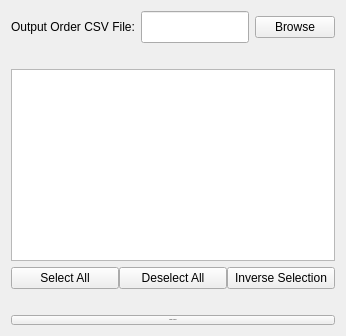
      <widget class="QWidget" name="analysis_tab">
       <attribute name="icon">
        <iconset resource="resources.qrc">
         <normaloff>:/images/resources/analyse.jpg</normaloff>:/images/resources/analyse.jpg</iconset>
       </attribute>
       <attribute name="title">
        <string>Analyse Order CSV File</string>
       </attribute>
       <layout class="QVBoxLayout" name="verticalLayout">
        <item>
         <layout class="QHBoxLayout" name="strategyModuleLayout_2">
          <item>
           <widget class="QLabel" name="outputcsv_label">
            <property name="text">
             <string>Output Order CSV File:</string>
            </property>
           </widget>
          </item>
          <item>
           <widget class="QLineEdit" name="output_csv_location">
            <property name="minimumSize">
             <size>
              <width>0</width>
              <height>32</height>
             </size>
            </property>
            <property name="maximumSize">
             <size>
              <width>16000</width>
              <height>32</height>
             </size>
            </property>
           </widget>
          </item>
          <item>
           <widget class="QPushButton" name="browse_outputcsv">
            <property name="enabled">
             <bool>true</bool>
            </property>
            <property name="minimumSize">
             <size>
              <width>0</width>
              <height>0</height>
             </size>
            </property>
            <property name="toolTip">
             <string>Click here to browse for an output order CSV file</string>
            </property>
            <property name="styleSheet">
             <string notr="true"/>
            </property>
            <property name="text">
             <string>Browse</string>
            </property>
            <property name="icon">
             <iconset resource="resources.qrc">
              <normaloff>:/images/resources/file_csv.png</normaloff>:/images/resources/file_csv.png</iconset>
            </property>
            <property name="iconSize">
             <size>
              <width>32</width>
              <height>32</height>
             </size>
            </property>
           </widget>
          </item>
         </layout>
        </item>
        <item>
         <layout class="QHBoxLayout" name="horizontalLayout">
          <property name="sizeConstraint">
           <enum>QLayout::SetMinimumSize</enum>
          </property>
          <item>
           <widget class="QLabel" name="output_csv_valid">
            <property name="autoFillBackground">
             <bool>false</bool>
            </property>
            <property name="styleSheet">
             <string notr="true">color: rgb(255, 0, 0);</string>
            </property>
            <property name="text">
             <string/>
            </property>
           </widget>
          </item>
         </layout>
        </item>
        <item>
         <widget class="QListWidget" name="listWidget"/>
        </item>
        <item>
         <layout class="QHBoxLayout" name="selectionLayout">
          <property name="spacing">
           <number>0</number>
          </property>
          <item>
           <widget class="QPushButton" name="selectall">
            <property name="toolTip">
             <string>&lt;html&gt;&lt;head/&gt;&lt;body&gt;&lt;p&gt;Select all equity types.&lt;/p&gt;&lt;/body&gt;&lt;/html&gt;</string>
            </property>
            <property name="styleSheet">
             <string notr="true">#selectionLayout QPushButton {
background: qradialgradient(cx: 0.3, cy: -0.4,
fx: 0.3, fy: -0.4,
radius: 1.35, stop: 0 #fff, stop: 1  rgb(231, 231, 231));
border: 1px solid #555;
}

#selectionLayout QPushButton:hover {
background: qradialgradient(cx: 0.3, cy: -0.4,
fx: 0.3, fy: -0.4,
radius: 1.35, stop: 0 #fff, stop: 1  rgb(252, 252, 252));
border: 1px solid #555;
}</string>
            </property>
            <property name="text">
             <string>Select All</string>
            </property>
            <property name="flat">
             <bool>false</bool>
            </property>
           </widget>
          </item>
          <item>
           <widget class="QPushButton" name="deselectall">
            <property name="toolTip">
             <string>&lt;html&gt;&lt;head/&gt;&lt;body&gt;&lt;p&gt;Deselect all equity types.&lt;/p&gt;&lt;/body&gt;&lt;/html&gt;</string>
            </property>
            <property name="styleSheet">
             <string notr="true">#selectionLayout QPushButton {
background: qradialgradient(cx: 0.3, cy: -0.4,
fx: 0.3, fy: -0.4,
radius: 1.35, stop: 0 #fff, stop: 1  rgb(231, 231, 231));
border: 1px solid #555;
}

#selectionLayout QPushButton:hover {
background: qradialgradient(cx: 0.3, cy: -0.4,
fx: 0.3, fy: -0.4,
radius: 1.35, stop: 0 #fff, stop: 1  rgb(252, 252, 252));
border: 1px solid #555;
}</string>
            </property>
            <property name="text">
             <string>Deselect All</string>
            </property>
            <property name="flat">
             <bool>false</bool>
            </property>
           </widget>
          </item>
          <item>
           <widget class="QPushButton" name="inverseSelection">
            <property name="toolTip">
             <string>&lt;html&gt;&lt;head/&gt;&lt;body&gt;&lt;p&gt;Inverse your current selection.&lt;/p&gt;&lt;/body&gt;&lt;/html&gt;</string>
            </property>
            <property name="styleSheet">
             <string notr="true">#selectionLayout QPushButton {
background: qradialgradient(cx: 0.3, cy: -0.4,
fx: 0.3, fy: -0.4,
radius: 1.35, stop: 0 #fff, stop: 1  rgb(231, 231, 231));
border: 1px solid #555;
}

#selectionLayout QPushButton:hover {
background: qradialgradient(cx: 0.3, cy: -0.4,
fx: 0.3, fy: -0.4,
radius: 1.35, stop: 0 #fff, stop: 1  rgb(252, 252, 252));
border: 1px solid #555;
}</string>
            </property>
            <property name="text">
             <string>Inverse Selection</string>
            </property>
            <property name="checkable">
             <bool>false</bool>
            </property>
            <property name="autoRepeat">
             <bool>false</bool>
            </property>
            <property name="autoDefault">
             <bool>false</bool>
            </property>
            <property name="default">
             <bool>false</bool>
            </property>
            <property name="flat">
             <bool>false</bool>
            </property>
           </widget>
          </item>
         </layout>
        </item>
        <item>
         <layout class="QHBoxLayout" name="horizontalLayout_3">
          <item>
           <widget class="QLabel" name="analysis_error_msg">
            <property name="styleSheet">
             <string notr="true">color: rgb(255, 0, 0);</string>
            </property>
            <property name="text">
             <string/>
            </property>
           </widget>
          </item>
         </layout>
        </item>
        <item>
         <widget class="QPushButton" name="showanalysis_button">
          <property name="font">
           <font>
            <family>Arial</family>
            <pointsize>-1</pointsize>
            <underline>false</underline>
            <strikeout>false</strikeout>
           </font>
          </property>
          <property name="cursor">
           <cursorShape>PointingHandCursor</cursorShape>
          </property>
          <property name="toolTip">
           <string>&lt;html&gt;&lt;head/&gt;&lt;body&gt;&lt;p&gt;Display analysis results for selected equity types.&lt;/p&gt;&lt;/body&gt;&lt;/html&gt;</string>
          </property>
          <property name="styleSheet">
           <string notr="true">#MainWindow QPushButton {
background: qradialgradient(cx: 0.3, cy: -0.4,
fx: 0.3, fy: -0.4,
radius: 1.35, stop: 0 #fff, stop: 1 #3498db);
border: 1px solid #555;
font-family: Arial;
color: #ffffff;
font-size: 16px;
padding: 10px 5px 10px 5px;
text-decoration: none;
}

#MainWindow QPushButton:hover {
background: qradialgradient(cx: 0.3, cy: -0.4,
fx: 0.3, fy: -0.4,
radius: 1.35, stop: 0 #fff, stop: 1 #3cb1ff);
}

#MainWindow QPushButton:pressed {
background: qradialgradient(cx: 0.3, cy: -0.4,
fx: 0.3, fy: -0.4,
radius: 1.35, stop: 0 #fff, stop: 1 #3498db);
}</string>
          </property>
          <property name="text">
           <string>Display Analysis</string>
          </property>
          <property name="icon">
           <iconset resource="resources.qrc">
            <normaloff>:/images/resources/displayanalysis.png</normaloff>:/images/resources/displayanalysis.png</iconset>
          </property>
          <property name="iconSize">
           <size>
            <width>24</width>
            <height>24</height>
           </size>
          </property>
          <property name="autoDefault">
           <bool>false</bool>
          </property>
          <property name="default">
           <bool>false</bool>
          </property>
          <property name="flat">
           <bool>false</bool>
          </property>
         </widget>
        </item>
       </layout>
      </widget>
